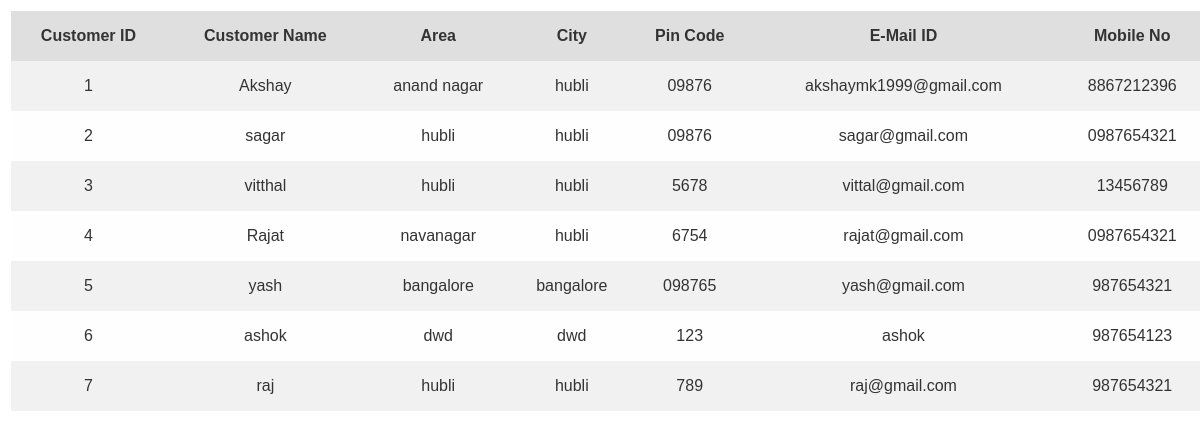
Page /Owner/viewcust.php on the committed database.
### tables this page shows
CREATE TABLE `customers` (
  `custid` int(11) NOT NULL,
  `name` varchar(30) DEFAULT NULL,
  `area` varchar(30) DEFAULT NULL,
  `city` varchar(30) DEFAULT NULL,
  `pincode` varchar(20) DEFAULT NULL,
  `emailid` varchar(50) DEFAULT NULL,
  `password` varchar(10) DEFAULT NULL,
  `mobile` varchar(12) DEFAULT NULL
);

### Owner/viewcust.php (the view, shortened to what this page needs)
<?php
$arr_customers=array();
$username=null;
$passwd=null;
$conn=new PDO("mysql:host=localhost;dbname=test",$username,$passwd);
$stmt=$conn->prepare("select * from customers");
$stmt->execute();
while($row=$stmt->fetch(PDO::FETCH_ASSOC))
{
    array_push($arr_customers,$row);
}
$row=count($arr_customers);
echo "<table border=1>";
echo "<tr>";
echo "<th>Customer ID</th>";
echo "<th>Customer Name</th>";
echo "<th>Area</th>";
echo "<th>City</th>";
echo "<th>Pin Code</th>";
echo "<th>E-Mail ID</th>";
echo "<th>Mobile No</th>";
echo "</tr>";
for($i=0;$i<$row;$i++)
{
    echo "<tr>";
    echo "<td>".$arr_customers[$i]["custid"]."</td>";
    echo "<td>".$arr_customers[$i]["name"]."</td>";
    echo "<td>".$arr_customers[$i]["area"]."</td>";
    echo "<td>".$arr_customers[$i]["city"]."</td>";
    echo "<td>".$arr_customers[$i]["pincode"]."</td>";
    echo "<td>".$arr_customers[$i]["emailid"]."</td>";
    echo "<td>".$arr_customers[$i]["mobile"]."</td>";
    echo "</tr>";
}
echo "</table>";
?>

### Owner/viewcust.php (style rules this page uses)
table { color: #333; font-family: Helvetica, Arial, sans-serif; width: 1200px; border-collapse: collapse; border-spacing: 0; }
td, th { border: 5px solid transparent; height: 50px; transition: all 0.3s; }
th { background: #DFDFDF; font-weight: bold; }
td { background: #FAFAFA; text-align: center; }
tr:nth-child(even) td { background: #F1F1F1; }
tr:nth-child(odd) td { background: #FEFEFE; }

### rows in the picture
customers: custid "1", name "Akshay", area "anand nagar", city "hubli", pincode "09876", emailid "akshaymk1999@gmail.com", mobile "8867212396"
customers: custid "2", name "sagar", area "hubli", city "hubli", pincode "09876", emailid "sagar@gmail.com", mobile "0987654321"
customers: custid "3", name "vitthal", area "hubli", city "hubli", pincode "5678", emailid "vittal@gmail.com", mobile "13456789"
customers: custid "4", name "Rajat", area "navanagar", city "hubli", pincode "6754", emailid "rajat@gmail.com", mobile "0987654321"
customers: custid "5", name "yash", area "bangalore", city "bangalore", pincode "098765", emailid "yash@gmail.com", mobile "987654321"
customers: custid "6", name "ashok", area "dwd", city "dwd", pincode "123", emailid "ashok", mobile "987654123"
customers: custid "7", name "raj", area "hubli", city "hubli", pincode "789", emailid "raj@gmail.com", mobile "987654321"
